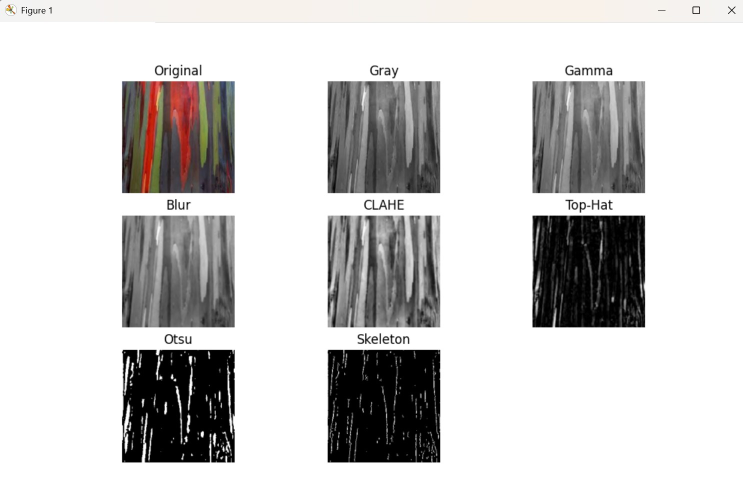
#> input picture Rainbow Eucalyptus.jpg, 1486 x 964 px (shown at 1/2 size)
$ python -i project.py   (imports and definitions only)
#> lines starting #> are read from the running program, lines starting #| are printed output that depends on the picture; after the words box and inside, x2 and y2 are one past the last pixel; in counts of white or black regions, pixels touching at a corner belong together
#> further down, picture is the input picture: shape (964, 1486, 3); mean B, G, R 202.1, 202.7, 203.9
import cv2
import numpy as np
import matplotlib.pyplot as plt
import os
import tkinter as tk
from tkinter import filedialog, messagebox

# ─── Dataset Path ──────────────────────────────────────────────────────────────
dataset_path = r"C:\Users\Dell\Desktop\3rd year\my_lec\3141\project\dataset"
species_names = ["Coconut","London_Plane","Pine","Rainbow_Eucalyptus"]

# ─── Feature Extraction Function ───────────────────────────────────────────────
def extract_features(img):

    # Resize
    img = cv2.resize(img, (256, 256))

    # Grayscale
    gray = cv2.cvtColor(img, cv2.COLOR_BGR2GRAY)

    # Gamma Correction
    gamma = np.uint8(255 * (gray / 255) ** 0.8)
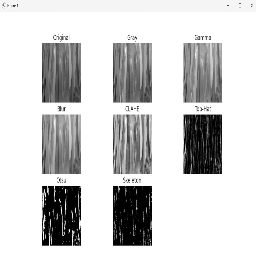
#> gamma: shape (256, 256); min 0, max 255, mean 206.8

    # Gaussian Blur
    blur = cv2.GaussianBlur(gamma, (5, 5), 0)
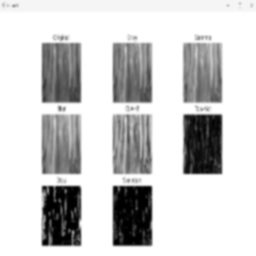
#> blur: shape (256, 256); min 0, max 255, mean 206.8

    # CLAHE
    clahe = cv2.createCLAHE(clipLimit=2.0,tileGridSize=(8, 8))
    clahe_img = clahe.apply(blur)
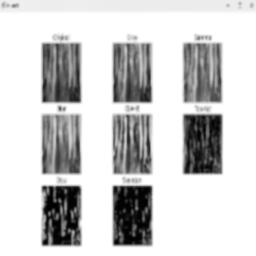
#> clahe_img: shape (256, 256); min 2, max 255, mean 206.6

    # Top-Hat Morphology
    kernel = cv2.getStructuringElement(cv2.MORPH_RECT,(9, 9))
    tophat = cv2.morphologyEx(clahe_img,cv2.MORPH_TOPHAT,kernel)
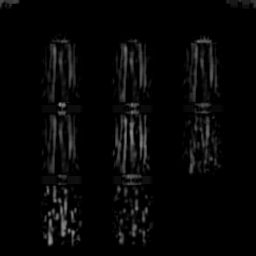
#> tophat: shape (256, 256); min 0, max 151, mean 6.6

    # Otsu Threshold
    _, binary = cv2.threshold(tophat,0,255,cv2.THRESH_BINARY + cv2.THRESH_OTSU)
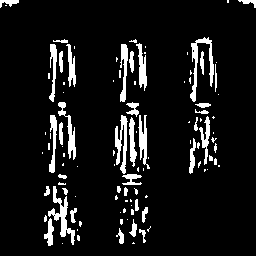
#> binary: shape (256, 256); 8.7% white; 105 white regions (65 under 20 px), largest, box (x1, y1, x2, y2) and area: (190, 37, 214, 102) 456, (48, 186, 75, 245) 446, (115, 115, 128, 174) 396

    # Skeletonization
    skeleton = np.zeros(binary.shape, np.uint8)
    temp = binary.copy()
    k_cross = cv2.getStructuringElement(cv2.MORPH_CROSS,(3, 3))

    while True:
        eroded = cv2.erode(temp, k_cross)
        opened = cv2.dilate(eroded, k_cross)
        skeleton = cv2.bitwise_or(skeleton,cv2.subtract(temp, opened))
        temp = eroded.copy()

        if cv2.countNonZero(temp) == 0:
            break
#> eroded: shape (256, 256); every value is 0
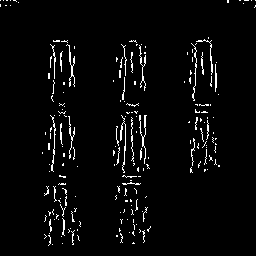
#> skeleton: shape (256, 256); 3.4% white in thin lines or dots

    # Fourier Transform
    fshift = np.fft.fftshift(np.fft.fft2(tophat))
    magnitude = np.log(np.abs(fshift) + 1)
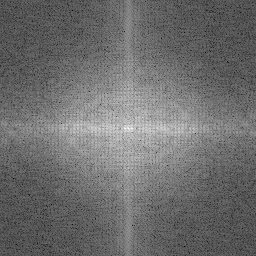
#> magnitude: shape (256, 256) float64; min 0.535, max 12.98, mean 5.89; drawn with min black and max white

    # Features
    ridge_density = np.count_nonzero(skeleton) / skeleton.size
#> ridge_density = 0.034
    freq_mean = np.mean(np.abs(fshift))
#> freq_mean = 1299.4
    texture_mean = np.mean(clahe_img)
#> texture_mean = 206.6
    texture_std = np.std(clahe_img)
#> texture_std = 76.2

    features = (ridge_density,freq_mean,texture_mean,texture_std)
#> features = (0.034, 1299.4, 206.6, 76.2)

    stages = {
        "gray": gray,
        "gamma": gamma,
        "blur": blur,
        "clahe": clahe_img,
        "tophat": tophat,
        "binary": binary,
        "skeleton": skeleton,
        "fourier": magnitude
    }

    return features, stages

# ─── Load Dataset ──────────────────────────────────────────────────────────────
features_all = []
labels_all = []

# [21 lines not run here, left out]

# ─── Build Thresholds ──────────────────────────────────────────────────────────
thresholds = {}
# [11 lines not run here, left out]

# ─── Classification ────────────────────────────────────────────────────────────
# [78 lines left out: functions classify, browse_image, not called in this run]

# [3 lines not run here, left out]
# [1 line that did not run here, left out]
# [1 line not run here, left out]
# [1 line that did not run here, left out]
# [1 line not run here, left out]
# [1 line that did not run here, left out]
# [2 lines not run here, left out]

>>> import cv2
>>> picture = cv2.imread('Rainbow Eucalyptus.jpg')
>>> result = extract_features(picture)
